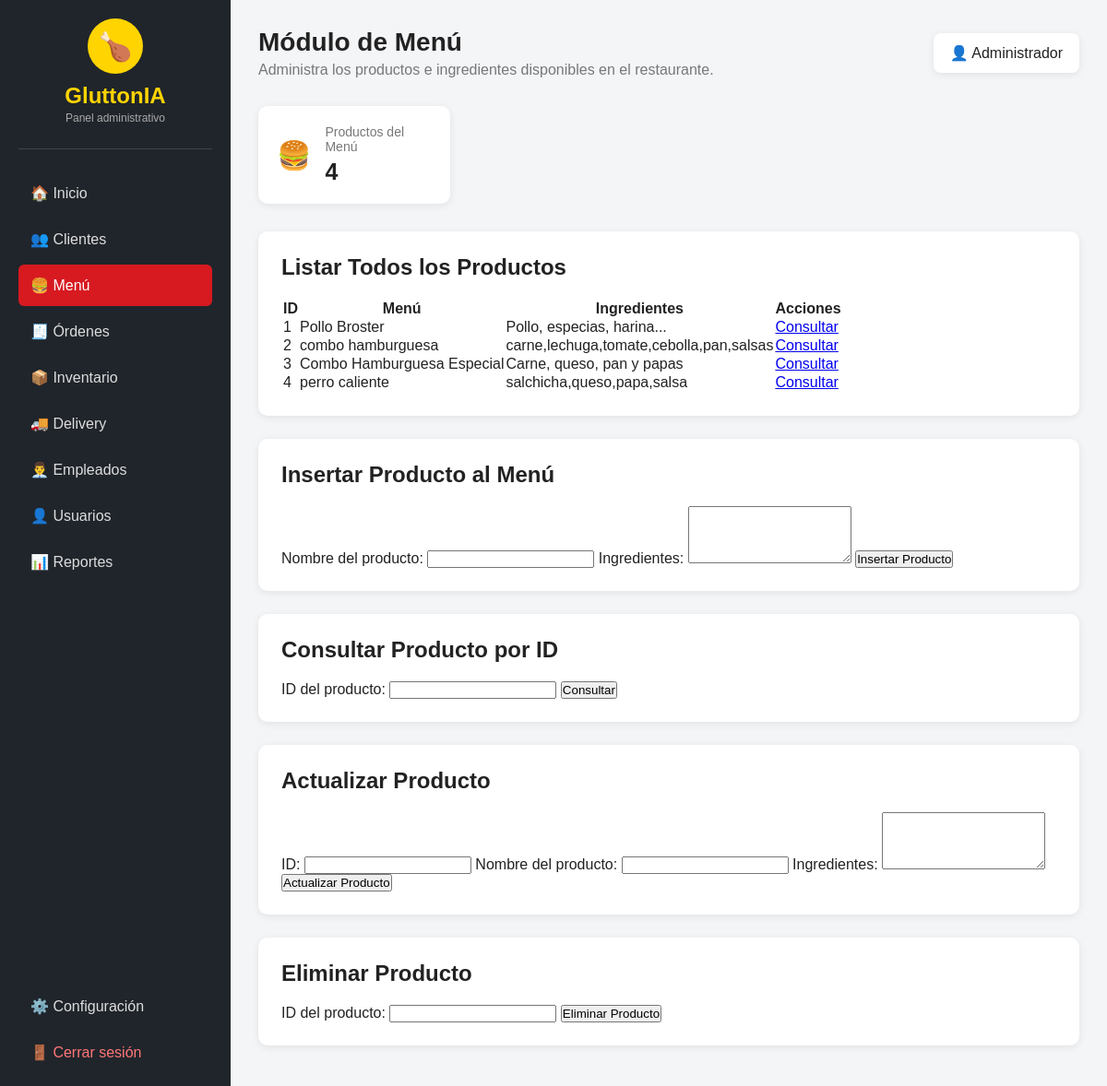
/view/admin/menu.php (signed in), run on the app's committed database.
### model/menumodel.php (called while the page is built, shortened)
<?php
require_once __DIR__ . '/../config/config.php';
class MenuModelo
{
    public function getMenus()
    {
        global $conexion;
        $sql = "SELECT * FROM `menú`";
        return $conexion->query($sql);
    }
}
?>

### view/admin/menu.php (the view, shortened to what this page needs)
<?php
require_once '../../model/menumodel.php';
$menuModelo = new MenuModelo();
$menus = $menuModelo->getMenus();
$totalMenus = 0;
if ($menus) {
    $totalMenus = $menus->num_rows;
}
?>
<!DOCTYPE html>
<html lang="es">
<head>
    <link rel="stylesheet" href="../../css/admin.css">
</head>
<body>
<div class="admin-container">
    <aside class="sidebar">
        <div class="logo">
            <div class="logo-icon">🍗</div>
            <h2>GluttonIA</h2>
            <span>Panel administrativo</span>
        </div>
        <nav>
            <a href="dashboard.php">
                🏠 Inicio
            </a>
            <a href="cliente.php">
                👥 Clientes
            </a>
            <a href="menu.php" class="activo">
                🍔 Menú
            </a>
            <a href="#">
                🧾 Órdenes
            </a>
            <a href="#">
                📦 Inventario
            </a>
            <a href="#">
                🚚 Delivery
            </a>
            <a href="#">
                👨‍💼 Empleados
            </a>
            <a href="#">
                👤 Usuarios
            </a>
            <a href="#">
                📊 Reportes
            </a>
        </nav>
        <div class="sidebar-bottom">
            <a href="#">
                ⚙️ Configuración
            </a>
            <a href="../../controller/logout.php"
               class="cerrar">
                🚪 Cerrar sesión
            </a>
        </div>
    </aside>
    <main class="contenido">
        <header class="topbar">
            <div>
                <h1>Módulo de Menú</h1>
                <p>
                    Administra los productos e ingredientes
                    disponibles en el restaurante.
                </p>
            </div>
            <div class="usuario">
                👤
                <?php
                echo htmlspecialchars($_SESSION['nombreusuario']);
                ?>
            </div>
        </header>
        <section class="tarjetas">
            <div class="tarjeta">
                <div class="icono">
                    🍔
                </div>
                <div>
                    <span>Productos del Menú</span>
                    <strong>
                        <?php echo $totalMenus; ?>
                    </strong>
                </div>
            </div>
        </section>
        <section class="panel">
            <h2>
                Listar Todos los Productos
            </h2>
            <div style="overflow-x:auto;">
                <table>
                    <thead>
                        <tr>
                            <th>ID</th>
                            <th>Menú</th>
                            <th>Ingredientes</th>
                            <th>Acciones</th>
                        </tr>
                    </thead>
                    <tbody>
                    <?php
                    if ($menus && $menus->num_rows > 0) {
                        while ($fila = $menus->fetch_assoc()) {
                    ?>
                        <tr>
                            <td>
                                <?php echo $fila['IdMenú']; ?>
                            </td>
                            <td>
                                <?php
                                echo htmlspecialchars($fila['menú']);
                                ?>
                            </td>
                            <td>
                                <?php
                                echo htmlspecialchars($fila['ingredientes']);
                                ?>
                            </td>
                            <td>
                                <a href="menu.php?id=<?php echo $fila['IdMenú']; ?>">
                                    Consultar
                                </a>
                            </td>
                        </tr>
                    <?php
                        }
                    }
                    ?>
                    </tbody>
                </table>
            </div>
        </section>
        <section class="panel">
            <h2>
                Insertar Producto al Menú
            </h2>
            <form action="../../controller/menucontroller.php?accion=insertar"
                  method="POST">
                <label>
                    Nombre del producto:
                </label>
                <input type="text"
                       name="menu"
                       required>
                <label>
                    Ingredientes:
                </label>
                <textarea name="ingredientes"
                          rows="4"
                          required></textarea>
                <button type="submit">
                    Insertar Producto
                </button>
            </form>
        </section>
        <section class="panel">
            <h2>
                Consultar Producto por ID
            </h2>
            <form action="../../controller/menucontroller.php"
                  method="GET">
                <label>
                    ID del producto:
                </label>
                <input type="number"
                       name="IdMenú"
                       required>
                <button type="submit">
                    Consultar
                </button>
            </form>
        </section>
        <section class="panel">
            <h2>
                Actualizar Producto
            </h2>
            <form action="../../controller/menucontroller.php?accion=actualizar"
                  method="POST">
                <label>
                    ID:
                </label>
                <input type="number"
                       name="IdMenú"
                       required>
                <label>
                    Nombre del producto:
                </label>
                <input type="text"
                       name="menu"
                       required>
                <label>
                    Ingredientes:
                </label>
                <textarea name="ingredientes"
                          rows="4"
                          required></textarea>
                <button type="submit">
                    Actualizar Producto
                </button>
            </form>
        </section>
        <section class="panel">
            <h2>
                Eliminar Producto
            </h2>
            <form action="../../controller/menucontroller.php"
                  method="GET">
                <label>
                    ID del producto:
                </label>
                <input type="number"
                       name="IdMenú"
                       required>
                <button type="submit">
                    Eliminar Producto
                </button>
            </form>
        </section>
    </main>
</div>
</body>
</html>

### css/admin.css (style rules this page uses)
* { margin: 0; padding: 0; box-sizing: border-box; }
body { font-family: Arial, Helvetica, sans-serif; background: #f4f5f7; color: #222; }
.admin-container { display: flex; min-height: 100vh; }
.sidebar { width: 250px; background: #20252b; color: white; padding: 20px; display: flex; flex-direction: column; }
.logo { text-align: center; padding-bottom: 25px; border-bottom: 1px solid #444; }
.logo-icon { width: 60px; height: 60px; margin: auto; display: flex; justify-content: center; align-items: center; background: #ffd400; border-radius: 50%; font-size: 30px; }
.logo h2 { margin-top: 10px; color: #ffd400; }
.logo span { font-size: 12px; color: #aaa; }
.sidebar nav { margin-top: 25px; }
.sidebar a { display: block; padding: 13px; margin-bottom: 5px; color: #ddd; text-decoration: none; border-radius: 6px; }
.sidebar a:hover, .sidebar a.activo { background: #d71920; color: white; }
.sidebar-bottom { margin-top: auto; }
.sidebar-bottom .cerrar { color: #ff7777; }
.contenido { flex: 1; padding: 30px; }
.topbar { display: flex; justify-content: space-between; align-items: center; margin-bottom: 30px; }
.topbar h1 { font-size: 28px; }
.topbar p { margin-top: 5px; color: #777; }
.usuario { background: white; padding: 12px 18px; border-radius: 8px; box-shadow: 0 2px 8px rgba(0,0,0,0.08); }
.tarjetas { display: grid; grid-template-columns: repeat(4, 1fr); gap: 20px; margin-bottom: 30px; }
.tarjeta { background: white; padding: 20px; border-radius: 10px; display: flex; align-items: center; gap: 15px; box-shadow: 0 2px 8px rgba(0,0,0,0.08); }
.tarjeta .icono { font-size: 30px; }
.tarjeta span { display: block; color: #777; font-size: 14px; }
.tarjeta strong { display: block; margin-top: 5px; font-size: 25px; }
.panel { background: white; padding: 25px; border-radius: 10px; margin-bottom: 25px; box-shadow: 0 2px 8px rgba(0,0,0,0.08); }
.panel h2 { margin-bottom: 20px; }

### data on the page
menú: IdMenú "1", menú "Pollo Broster", ingredientes "Pollo, especias, harina..."
menú: IdMenú "2", menú "combo hamburguesa", ingredientes "carne,lechuga,tomate,cebolla,pan,salsas"
menú: IdMenú "3", menú "Combo Hamburguesa Especial", ingredientes "Carne, queso, pan y papas"
menú: IdMenú "4", menú "perro caliente", ingredientes "salchicha,queso,papa,salsa"

### other printed values
$_SESSION['nombreusuario'] "Administrador"
$totalMenus "4"
